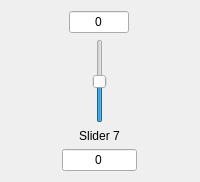
        <widget class="QWidget" name="wgt_sld_7" native="true">
         <property name="sizePolicy">
          <sizepolicy hsizetype="Minimum" vsizetype="Preferred">
           <horstretch>0</horstretch>
           <verstretch>0</verstretch>
          </sizepolicy>
         </property>
         <layout class="QGridLayout" name="gridLayout_8">
          <property name="sizeConstraint">
           <enum>QLayout::SetMinimumSize</enum>
          </property>
          <item row="1" column="0">
           <layout class="QVBoxLayout" name="verticalLayout_7">
            <item alignment="Qt::AlignHCenter">
             <widget class="QSlider" name="slider7">
              <property name="minimum">
               <number>-30</number>
              </property>
              <property name="maximum">
               <number>30</number>
              </property>
              <property name="singleStep">
               <number>1</number>
              </property>
              <property name="value">
               <number>0</number>
              </property>
              <property name="orientation">
               <enum>Qt::Vertical</enum>
              </property>
             </widget>
            </item>
            <item>
             <widget class="QLabel" name="label_slider7">
              <property name="sizePolicy">
               <sizepolicy hsizetype="Minimum" vsizetype="Preferred">
                <horstretch>0</horstretch>
                <verstretch>0</verstretch>
               </sizepolicy>
              </property>
              <property name="text">
               <string>Slider 7</string>
              </property>
              <property name="alignment">
               <set>Qt::AlignCenter</set>
              </property>
             </widget>
            </item>
           </layout>
          </item>
          <item row="2" column="0">
           <widget class="QLineEdit" name="lnEdit_freq_slider_7">
            <property name="sizePolicy">
             <sizepolicy hsizetype="Minimum" vsizetype="Fixed">
              <horstretch>0</horstretch>
              <verstretch>0</verstretch>
             </sizepolicy>
            </property>
            <property name="minimumSize">
             <size>
              <width>75</width>
              <height>0</height>
             </size>
            </property>
            <property name="maximumSize">
             <size>
              <width>60</width>
              <height>16777215</height>
             </size>
            </property>
            <property name="inputMask">
             <string/>
            </property>
            <property name="text">
             <string>0</string>
            </property>
            <property name="alignment">
             <set>Qt::AlignCenter</set>
            </property>
            <property name="readOnly">
             <bool>true</bool>
            </property>
           </widget>
          </item>
          <item row="0" column="0" alignment="Qt::AlignHCenter">
           <widget class="QLineEdit" name="lnEdit_gain_slider_7">
            <property name="sizePolicy">
             <sizepolicy hsizetype="Minimum" vsizetype="Fixed">
              <horstretch>0</horstretch>
              <verstretch>0</verstretch>
             </sizepolicy>
            </property>
            <property name="minimumSize">
             <size>
              <width>50</width>
              <height>0</height>
             </size>
            </property>
            <property name="maximumSize">
             <size>
              <width>60</width>
              <height>16777215</height>
             </size>
            </property>
            <property name="text">
             <string>0</string>
            </property>
            <property name="alignment">
             <set>Qt::AlignCenter</set>
            </property>
            <property name="readOnly">
             <bool>true</bool>
            </property>
           </widget>
          </item>
         </layout>
        </widget>
